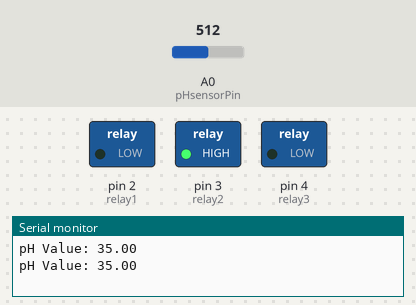
A sketch run on a simulated Arduino Uno, built with avr-gcc and run on an emulated ATmega328P. Shown: switched loads named in the sketch (green lamp = pin HIGH), the last lines printed to the serial monitor. The test bench sets the inputs (shaded band); at power-on: A0 (pHsensorPin) = 512.

Above: at 3.8 s.
3.9 s: A0 (pHsensorPin) set to 108
7.8 s: A0 (pHsensorPin) set to 92
At 9.9 s:
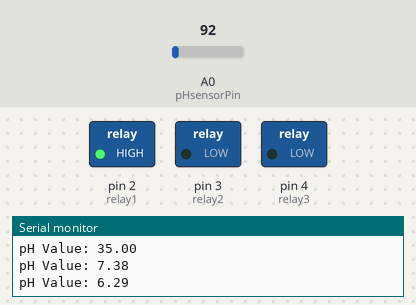
15.5 s: A0 (pHsensorPin) set to 122
At 17.8 s:
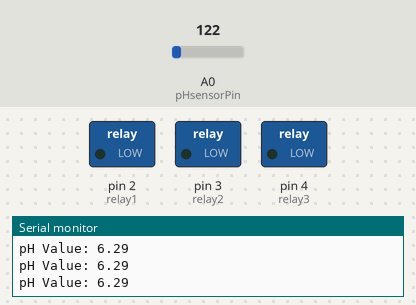
23.2 s: A0 (pHsensorPin) set to 0
At 25.0 s:
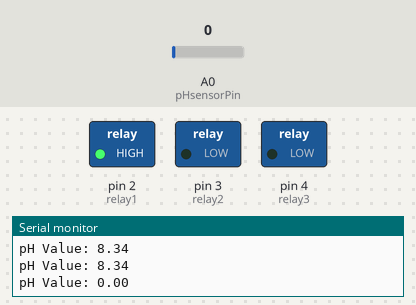
Timing chart, 0 to 31.5 s (numbered marks = the images above; inputs shaded):
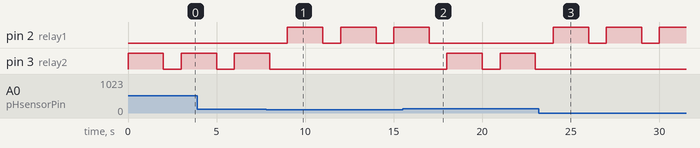

The sketch:

pH_control_solenoid.ino
```cpp
#include <Wire.h>
#include <LiquidCrystal_I2C.h>

// GAOHOU pH sensor pins
const int pHsensorPin = A0;

// Relay pins
const int relay1 = 2;
const int relay2 = 3;
const int relay3 = 4;

// Timer variables
unsigned long relay3Timer = 0;
const unsigned long relay3Interval = 7200000; // change it to accomodate the delay in nutrients release

// pH value variable
float pHValue = 0;

void setup() {
  // Set up relay pins
  pinMode(relay1, OUTPUT);
  pinMode(relay2, OUTPUT);
  pinMode(relay3, OUTPUT);

  // Set relay pins to LOW (off)
  digitalWrite(relay1, LOW);
  digitalWrite(relay2, LOW);
  digitalWrite(relay3, LOW);

  // Serial communication at 9600 baud
  Serial.begin(9600);
}

void loop() {
  // Reads the pH sensor value
  int sensorValue = analogRead(pHsensorPin);

  // Converts voltage to pH
  pHValue = (float)sensorValue * (5.0 / 1024) * 14;

  // Prints pH value to the serial monitor for debugging
  Serial.print("pH Value: ");
  Serial.println(pHValue);

  // Activates solenoids on a pH range (should be 6.5 - 7.0 for radishes)
  if (pHValue < 7) {
    digitalWrite(relay1, HIGH);
    delay(2000);
    digitalWrite(relay1, LOW);
  }
  else if (pHValue > 7) {
    digitalWrite(relay2, HIGH);
    delay(2000);
    digitalWrite(relay2, LOW);
  }

  // Activate solenoid3 every designated interval
  if (millis() - relay3Timer >= relay3Interval) {
    digitalWrite(relay3, HIGH);
    delay(5000);
    digitalWrite(relay3, LOW);
    relay3Timer = millis();
  }

  // Delay before taking the next reading
  delay(1000);
}
```

Measured:
- the behaviour switches between 103 and 102 on A0 (pHsensorPin) (found by bisection; images 0 and 1)
- after the input at 7.8 s, pin 2 (relay1): alternates HIGH for 2.0 s and LOW for 1.0 s, starting after 1.2 s; pin 3 (relay2): goes on until 8.0 s, then stays LOW
- after the input at 15.5 s, pin 2 (relay1): goes on until 17.0 s, then stays LOW; pin 3 (relay2): alternates HIGH for 2.0 s and LOW for 1.0 s, starting after 2.5 s
- after the input at 23.2 s, pin 2 (relay1): alternates HIGH for 2.0 s and LOW for 1.0 s, starting after 0.81 s; pin 3 (relay2): stops changing and stays LOW
